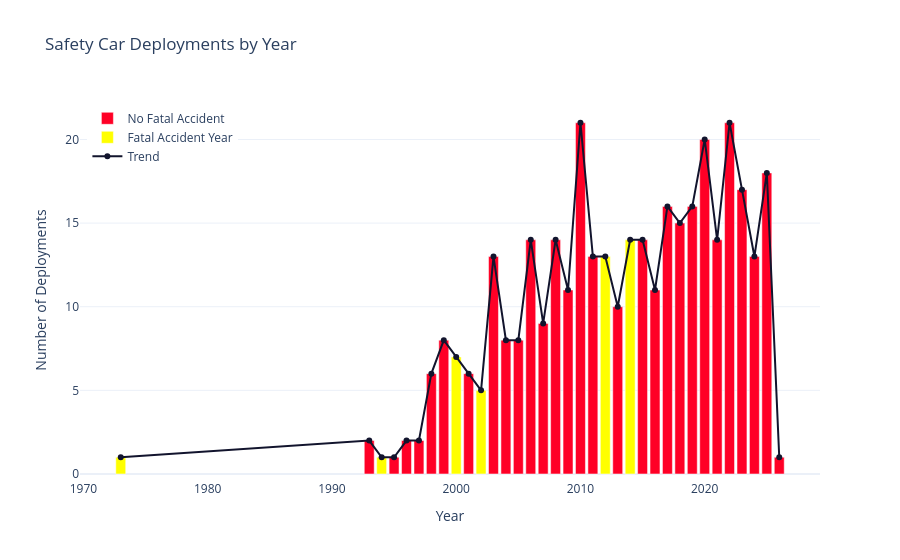

This figure's notebook cell:
### Code cell
# safety car deployments by year

# prepare data

# safety car deployments per year
deployments_per_year = safety_cars['Year'].value_counts().sort_index()

years = deployments_per_year.index.tolist()
counts = deployments_per_year.values.tolist()

# build fatal accident hover info

def build_text(df):
    lines = []
    for _, row in df.iterrows():
        driver = str(row['Driver']) if pd.notna(row.get('Driver')) else "Unknown"
        event = str(row['Event']) if pd.notna(row.get('Event')) else ""
        
        if event:
            lines.append(f"{driver} – {event}")
        else:
            lines.append(driver)
    
    return "<br>".join(lines)

fatal_summary = fatal_info.groupby('Year').apply(build_text).to_dict()

fatal_years = list(fatal_summary.keys())

# split data based on fatal accidents

years_with_fatal = [y for y in years if y in fatal_years]
counts_with_fatal = [deployments_per_year[y] for y in years_with_fatal]

years_without_fatal = [y for y in years if y not in fatal_years]
counts_without_fatal = [deployments_per_year[y] for y in years_without_fatal]

# build hover text

hover_text_fatal = [
    f"Year: {y}<br>Deployments: {deployments_per_year[y]}<br><br>Fatal Accident(s): <br>{fatal_summary.get(y, '')}"
    for y in years_with_fatal
]

hover_text_nonfatal = [
    f"Year: {y}<br>Deployments: {deployments_per_year[y]}"
    for y in years_without_fatal
]

# create figure

fig = go.Figure()

# non-fatal years
fig.add_trace(go.Bar(
    x=years_without_fatal,
    y=counts_without_fatal,
    name='No Fatal Accident',
    marker_color="#FF0026",
    hovertext=hover_text_nonfatal,
    hoverinfo="text"
))

# fatal years
fig.add_trace(go.Bar(
    x=years_with_fatal,
    y=counts_with_fatal,
    name='Fatal Accident Year',
    marker_color="yellow",
    hovertext=hover_text_fatal,
    hoverinfo="text"
))

# trend line
fig.add_trace(go.Scatter(
    x=years,
    y=counts,
    name='Trend',
    mode='lines+markers',
    line=dict(color="#12142D", width=2)
))

# layout
fig.update_layout(
    title='Safety Car Deployments by Year',
    xaxis_title='Year',
    yaxis_title='Number of Deployments',
    template='plotly_white',
    legend=dict(x=0.01, y=0.99),
    barmode='group'
)

fig.show()

# Note: halo introduced in 2018 after Jules Bianchi's fatal accident in 2014

### Figure 1 — Plotly figure (JSON) as saved in the notebook; plotly's stock layout.template omitted (floating-point values rounded to 4 significant figures)
{"data": [{"hoverinfo": "text", "hovertext": ["Year: 1993<br>Deployments: 2", "Year: 1995<br>Deployments: 1", "Year: 1996<br>Deployments: 2", "Year: 1997<br>Deployments: 2", "Year: 1998<br>Deployments: 6", "Year: 1999<br>Deployments: 8", "Year: 2001<br>Deployments: 6", "Year: 2003<br>Deployments: 13", "Year: 2004<br>Deployments: 8", "Year: 2005<br>Deployments: 8", "Year: 2006<br>Deployments: 14", "Year: 2007<br>Deployments: 9", "Year: 2008<br>Deployments: 14", "Year: 2009<br>Deployments: 11", "Year: 2010<br>Deployments: 21", "Year: 2011<br>Deployments: 13", "Year: 2013<br>Deployments: 10", "Year: 2015<br>Deployments: 14", "Year: 2016<br>Deployments: 11", "Year: 2017<br>Deployments: 16", "Year: 2018<br>Deployments: 15", "Year: 2019<br>Deployments: 16", "Year: 2020<br>Deployments: 20", "Year: 2021<br>Deployments: 14", "Year: 2022<br>Deployments: 21", "Year: 2023<br>Deployments: 17", "Year: 2024<br>Deployments: 13", "Year: 2025<br>Deployments: 18", "Year: 2026<br>Deployments: 1"], "marker": {"color": "#FF0026"}, "name": "No Fatal Accident", "type": "bar", "x": [1993, 1995, 1996, 1997, 1998, 1999, 2001, 2003, 2004, 2005, 2006, 2007, 2008, 2009, 2010, 2011, 2013, 2015, 2016, 2017, 2018, 2019, 2020, 2021, 2022, 2023, 2024, 2025, 2026], "y": [2, 1, 2, 2, 6, 8, 6, 13, 8, 8, 14, 9, 14, 11, 21, 13, 10, 14, 11, 16, 15, 16, 20, 14, 21, 17, 13, 18, 1]}, {"hoverinfo": "text", "hovertext": ["Year: 1973<br>Deployments: 1<br><br>Fatal Accident(s): <br>Roger Williamson – 1973 Dutch Grand Prix<br>François Cevert – 1973 United States Grand Prix", "Year: 1994<br>Deployments: 1<br><br>Fatal Accident(s): <br>Roland Ratzenberger – 1994 San Marino Grand Prix<br>Ayrton Senna – 1994 San Marino Grand Prix", "Year: 2000<br>Deployments: 7<br><br>Fatal Accident(s): <br>John Dawson-Damer – 2000 Goodwood Festival of Speed", "Year: 2002<br>Deployments: 5<br><br>Fatal Accident(s): <br>Fritz Glatz – 2002 EuroBOSS Series Season", "Year: 2012<br>Deployments: 13<br><br>Fatal Accident(s): <br>Maria de Villota", "Year: 2014<br>Deployments: 14<br><br>Fatal Accident(s): <br>Jules Bianchi – 2014 Japanese Grand Prix"], "marker": {"color": "yellow"}, "name": "Fatal Accident Year", "type": "bar", "x": [1973, 1994, 2000, 2002, 2012, 2014], "y": [1, 1, 7, 5, 13, 14]}, {"line": {"color": "#12142D", "width": 2}, "mode": "lines+markers", "name": "Trend", "type": "scatter", "x": [1973, 1993, 1994, 1995, 1996, 1997, 1998, 1999, 2000, 2001, 2002, 2003, 2004, 2005, 2006, 2007, 2008, 2009, 2010, 2011, 2012, 2013, 2014, 2015, 2016, 2017, 2018, 2019, 2020, 2021, 2022, 2023, 2024, 2025, 2026], "y": [1, 2, 1, 1, 2, 2, 6, 8, 7, 6, 5, 13, 8, 8, 14, 9, 14, 11, 21, 13, 13, 10, 14, 14, 11, 16, 15, 16, 20, 14, 21, 17, 13, 18, 1]}], "layout": {"autosize": true, "barmode": "group", "legend": {"x": 0.01, "y": 0.99}, "title": {"text": "Safety Car Deployments by Year"}, "xaxis": {"autorange": true, "range": [1970.0, 2029.0], "title": {"text": "Year"}, "type": "linear"}, "yaxis": {"autorange": true, "range": [-0.6505, 22.65], "title": {"text": "Number of Deployments"}, "type": "linear"}}}
